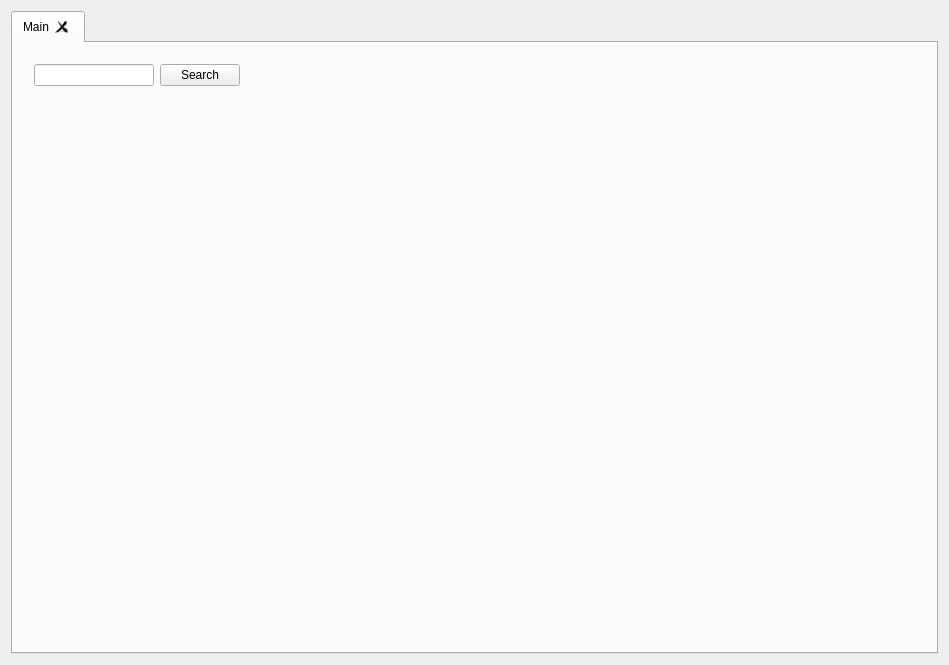
<?xml version="1.0" encoding="UTF-8"?>
<ui version="4.0">
 <class>Widget</class>
 <widget class="QWidget" name="Widget">
  <property name="geometry">
   <rect>
    <x>0</x>
    <y>0</y>
    <width>949</width>
    <height>665</height>
   </rect>
  </property>
  <property name="windowTitle">
   <string>Widget</string>
  </property>
  <layout class="QVBoxLayout" name="verticalLayout">
   <item>
    <widget class="QTabWidget" name="tabWidget">
     <property name="currentIndex">
      <number>0</number>
     </property>
     <property name="elideMode">
      <enum>Qt::ElideNone</enum>
     </property>
     <property name="tabsClosable">
      <bool>true</bool>
     </property>
     <property name="movable">
      <bool>true</bool>
     </property>
     <widget class="QWidget" name="tab">
      <attribute name="title">
       <string>Main</string>
      </attribute>
      <widget class="QWidget" name="">
       <property name="geometry">
        <rect>
         <x>10</x>
         <y>10</y>
         <width>896</width>
         <height>585</height>
        </rect>
       </property>
       <layout class="QVBoxLayout" name="verticalLayout_4">
        <item>
         <layout class="QHBoxLayout" name="horizontalLayout_2">
          <item>
           <layout class="QVBoxLayout" name="verticalLayout_3">
            <item>
             <layout class="QHBoxLayout" name="horizontalLayout">
              <item>
               <widget class="QLineEdit" name="searchLE"/>
              </item>
              <item>
               <widget class="QPushButton" name="searchBtn">
                <property name="text">
                 <string>Search</string>
                </property>
               </widget>
              </item>
             </layout>
            </item>
            <item>
             <layout class="QVBoxLayout" name="verticalLayout_2"/>
            </item>
           </layout>
          </item>
          <item>
           <spacer name="horizontalSpacer">
            <property name="orientation">
             <enum>Qt::Horizontal</enum>
            </property>
            <property name="sizeHint" stdset="0">
             <size>
              <width>668</width>
              <height>20</height>
             </size>
            </property>
           </spacer>
          </item>
         </layout>
        </item>
        <item>
         <spacer name="verticalSpacer">
          <property name="orientation">
           <enum>Qt::Vertical</enum>
          </property>
          <property name="sizeHint" stdset="0">
           <size>
            <width>20</width>
            <height>508</height>
           </size>
          </property>
         </spacer>
        </item>
       </layout>
      </widget>
     </widget>
    </widget>
   </item>
  </layout>
 </widget>
 <layoutdefault spacing="6" margin="11"/>
 <resources/>
 <connections/>
</ui>
